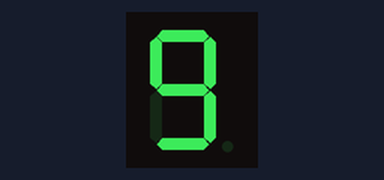
This sketch was run on a simulated Arduino Uno, built with avr-gcc and run on an emulated ATmega328P. Shown: 1-digit seven-segment display. Wiring (inferred from the names in the program): 1-digit 7-segment display, segments lit when HIGH: segments pin 2, pin 3, pin 4, pin 5, pin 6, pin 7, pin 8, pin 9. The segment pins are drawn as the display they are named for.

Above: at 0.1 s.
At 2.1 s:
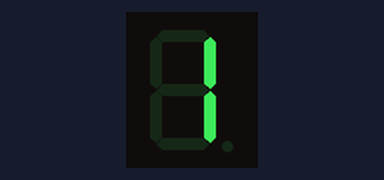
At 4.1 s:
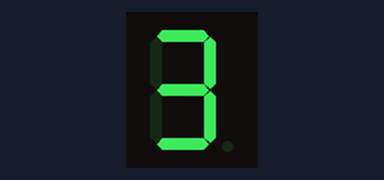
At 9.1 s:
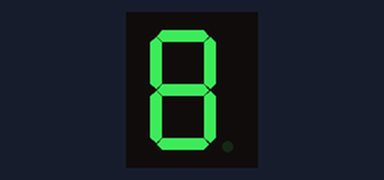
At 14.3 s:
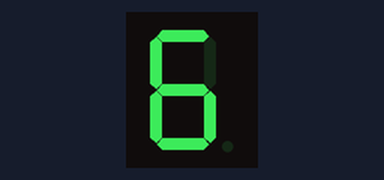
At 20.6 s:
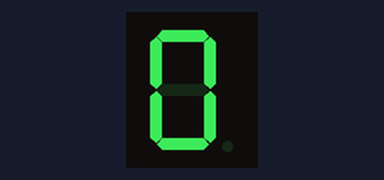

Measured:
- what the display in image 1 shows lasts 1.0 s, from 2.0 s to 3.0 s

The sketch:

7-segments-display.ino
```cpp
int displayValue, decrementDisplayValue;

byte seven_seg_digits[10][7] = {
  { 1, 1, 1, 1, 1, 1, 0 }, //DIGITO 0
  { 0, 1, 1, 0, 0, 0, 0 }, //DIGITO 1
  { 1, 1, 0, 1, 1, 0, 1 }, //DIGITO 2
  { 1, 1, 1, 1, 0, 0, 1 }, //DIGITO 3
  { 0, 1, 1, 0, 0, 1, 1 }, //DIGITO 4
  { 1, 0, 1, 1, 0, 1, 1 }, //DIGITO 5
  { 1, 0, 1, 1, 1, 1, 1 }, //DIGITO 6
  { 1, 1, 1, 0, 0, 0, 0 }, //DIGITO 7
  { 1, 1, 1, 1, 1, 1, 1 }, //DIGITO 8
  { 1, 1, 1, 1, 0, 1, 1 }, //DIGITO 9
};

void setup() {
  pinMode(2, OUTPUT); //PINO 2 -> SEGMENTO A
  pinMode(3, OUTPUT); //PINO 3 -> SEGMENTO B
  pinMode(4, OUTPUT); //PINO 4 -> SEGMENTO C
  pinMode(5, OUTPUT); //PINO 5 -> SEGMENTO D
  pinMode(6, OUTPUT); //PINO 6 -> SEGMENTO E
  pinMode(7, OUTPUT); //PINO 7 -> SEGMENTO F
  pinMode(8, OUTPUT); //PINO 8 -> SEGMENTO G
  pinMode(9, OUTPUT); //PINO 9 -> SEGMENTO PONTO

  decrementDisplayValue = 9;
  showDisplay(decrementDisplayValue);
}

void ligaPonto(byte dot) { //FUNÇÃO QUE ACIONA O PONTO DO DISPLAY
  digitalWrite(9, dot);
}

void showDisplay(byte digit) {
  byte pino = 2;

  for (byte contadorSegmentos = 0; contadorSegmentos < 7; ++contadorSegmentos) {
    digitalWrite(pino, seven_seg_digits[digit][contadorSegmentos]);
    pino++;
  }
}

void loop() {
  if (displayValue == 10) {
    ligaPonto(1);
    delay(50);
    ligaPonto(0);

    delay(1000);
    showDisplay(decrementDisplayValue);
    decrementDisplayValue--;
  } else if (displayValue < 10) {
    delay(1000);
    showDisplay(displayValue);
    displayValue++;
  }
}
```
